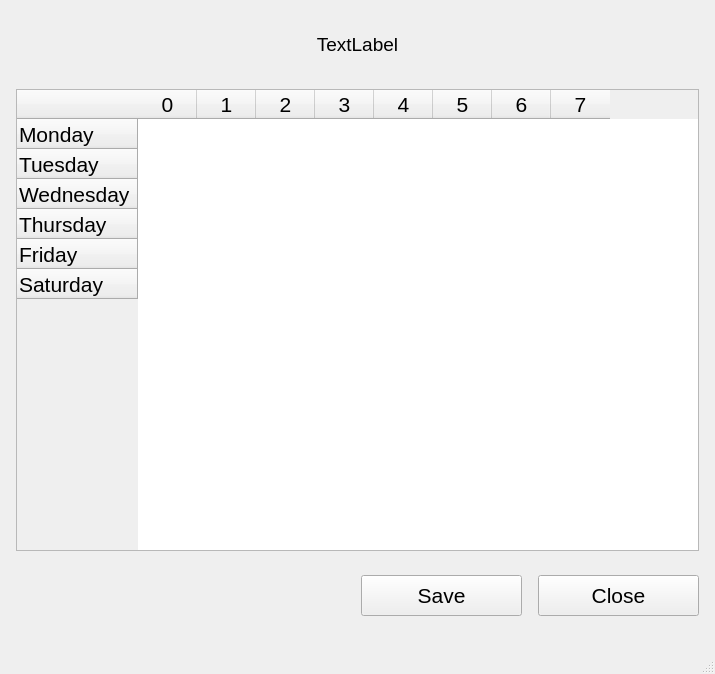
<?xml version="1.0" encoding="UTF-8"?>
<ui version="4.0">
 <class>MainWindow</class>
 <widget class="QMainWindow" name="MainWindow">
  <property name="geometry">
   <rect>
    <x>0</x>
    <y>0</y>
    <width>715</width>
    <height>674</height>
   </rect>
  </property>
  <property name="minimumSize">
   <size>
    <width>715</width>
    <height>674</height>
   </size>
  </property>
  <property name="maximumSize">
   <size>
    <width>715</width>
    <height>674</height>
   </size>
  </property>
  <property name="windowTitle">
   <string>MainWindow</string>
  </property>
  <widget class="QWidget" name="centralwidget">
   <widget class="QTableWidget" name="table_all_days">
    <property name="geometry">
     <rect>
      <x>16</x>
      <y>89</y>
      <width>683</width>
      <height>462</height>
     </rect>
    </property>
    <property name="font">
     <font>
      <pointsize>16</pointsize>
     </font>
    </property>
    <property name="focusPolicy">
     <enum>Qt::NoFocus</enum>
    </property>
    <property name="verticalScrollBarPolicy">
     <enum>Qt::ScrollBarAlwaysOff</enum>
    </property>
    <property name="horizontalScrollBarPolicy">
     <enum>Qt::ScrollBarAlwaysOff</enum>
    </property>
    <property name="editTriggers">
     <set>QAbstractItemView::NoEditTriggers</set>
    </property>
    <property name="showGrid">
     <bool>false</bool>
    </property>
    <property name="cornerButtonEnabled">
     <bool>false</bool>
    </property>
    <attribute name="horizontalHeaderDefaultSectionSize">
     <number>59</number>
    </attribute>
    <row>
     <property name="text">
      <string>Monday</string>
     </property>
    </row>
    <row>
     <property name="text">
      <string>Tuesday</string>
     </property>
    </row>
    <row>
     <property name="text">
      <string>Wednesday</string>
     </property>
    </row>
    <row>
     <property name="text">
      <string>Thursday</string>
     </property>
    </row>
    <row>
     <property name="text">
      <string>Friday</string>
     </property>
    </row>
    <row>
     <property name="text">
      <string>Saturday</string>
     </property>
    </row>
    <column>
     <property name="text">
      <string>0</string>
     </property>
    </column>
    <column>
     <property name="text">
      <string>1</string>
     </property>
    </column>
    <column>
     <property name="text">
      <string>2</string>
     </property>
    </column>
    <column>
     <property name="text">
      <string>3</string>
     </property>
    </column>
    <column>
     <property name="text">
      <string>4</string>
     </property>
    </column>
    <column>
     <property name="text">
      <string>5</string>
     </property>
    </column>
    <column>
     <property name="text">
      <string>6</string>
     </property>
    </column>
    <column>
     <property name="text">
      <string>7</string>
     </property>
    </column>
   </widget>
   <widget class="QLabel" name="label">
    <property name="geometry">
     <rect>
      <x>16</x>
      <y>24</y>
      <width>683</width>
      <height>41</height>
     </rect>
    </property>
    <property name="minimumSize">
     <size>
      <width>683</width>
      <height>41</height>
     </size>
    </property>
    <property name="maximumSize">
     <size>
      <width>683</width>
      <height>41</height>
     </size>
    </property>
    <property name="font">
     <font>
      <pointsize>14</pointsize>
     </font>
    </property>
    <property name="text">
     <string>TextLabel</string>
    </property>
    <property name="alignment">
     <set>Qt::AlignCenter</set>
    </property>
   </widget>
   <widget class="QPushButton" name="btn_close">
    <property name="geometry">
     <rect>
      <x>538</x>
      <y>575</y>
      <width>161</width>
      <height>41</height>
     </rect>
    </property>
    <property name="font">
     <font>
      <pointsize>16</pointsize>
     </font>
    </property>
    <property name="text">
     <string>Close</string>
    </property>
   </widget>
   <widget class="QPushButton" name="btn_save">
    <property name="geometry">
     <rect>
      <x>361</x>
      <y>575</y>
      <width>161</width>
      <height>41</height>
     </rect>
    </property>
    <property name="font">
     <font>
      <pointsize>16</pointsize>
     </font>
    </property>
    <property name="text">
     <string>Save</string>
    </property>
   </widget>
  </widget>
  <widget class="QStatusBar" name="status_bar"/>
 </widget>
 <resources/>
 <connections/>
</ui>
